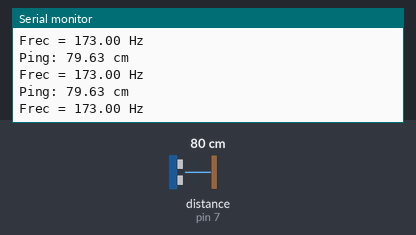
The sketch below on a simulated Arduino Uno, built with avr-gcc and run on an emulated ATmega328P. On the bench: the last lines printed to the serial monitor. The test bench sets the inputs (shaded band); at power-on: distance to the obstacle (sensor on pin 7) 80 cm. The echo pulse lasts 58.3 µs per cm.

Above: at 1.2 s.
1.3 s: distance to the obstacle (sensor on pin 7) set to 2 cm
At 1.36 s:
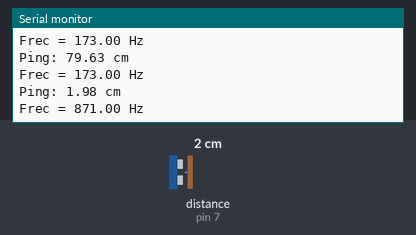
2.8 s: distance to the obstacle (sensor on pin 7) set to 4 cm
At 2.82 s:
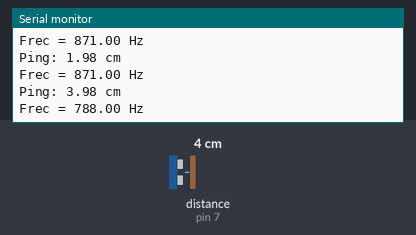
4.3 s: distance to the obstacle (sensor on pin 7) set to 120 cm
At 4.33 s:
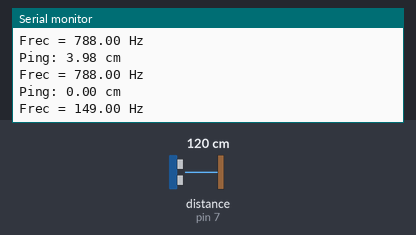
Timing chart, 0 to 7.3 s (numbered marks = the images above; inputs shaded):
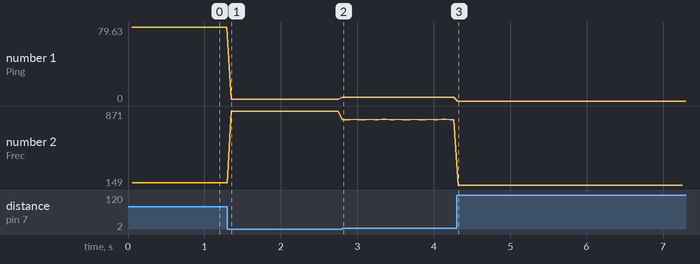

The sketch:

P1_Sensor_digital_1y2.ino
```cpp
#include <NewPing.h> // Libreria para la comunicación con el sensor de ultrasonido

#define TRIGGER_PIN  6    // Pin de arduino conectado al pin trigger del sensor de ultrasonido.
#define ECHO_PIN     7    // Pin de arduino conectado al pin echo del sensor de ultrasonido.
#define MAX_DISTANCE 100  // Distancia máxima que queremos medir (en cm). El sensor tiene un límite de 400-500cm.

NewPing sonar(TRIGGER_PIN, ECHO_PIN, MAX_DISTANCE); // Se inicializa el sensor con los parametros definidos.

// Variables para medir el tiempo
unsigned long startTime = 0;
unsigned long endTime = 0;

// Frecuencia de medición
float frec = 0;

void setup() {
  Serial.begin(115200);
}

void loop() {
  // Cada onda de sonido emitida tarda unos 30 ms en desvanecerse, si no esperamos lo suficiente entre pings
  // podemos enviar un ping y leer la vuelta de un ping anterior lo que resulta en una distancia medida mucho
  // menor a la real.
  delay(50);

  Serial.print("Ping: ");

  // Mido el tiempo que tardo en medir. Para distancias mayores tardo mas ya que debo esperar el ida y vuelta
  // de la onda de sonido.
  startTime = micros();
  // El sonido tarda 29.287 us en viajar un centimetro, si medimos algo a 1 cm de distancia el sonido tarda
  // 2*29.287 us en ir y volver al sensor.
  Serial.print(sonar.ping()/(2*29.287));
  endTime = micros();

  Serial.println(" cm");

  // Se ve como la frecuencia de medición varía entre 200 y 400 Hz segun la distancia de medición
  frec = 1000000/(endTime-startTime);

  Serial.print("Frec = ");
  Serial.print(frec);
  Serial.println(" Hz");
}
```

Measured:
- after the input at 1.3 s, the serial monitor: prints a new line after 0.05 s (image 1)
- after the input at 2.8 s, the serial monitor: prints a new line at once (image 2)
- after the input at 4.3 s, the serial monitor: prints a new line at once (image 3)
- plotted number 1: 79.63 → 1.98 after the input at 1.3 s, 1.98 → 3.98 after the input at 2.8 s, 3.98 → 0 after the input at 4.3 s
- plotted number 2: 173 → 871 after the input at 1.3 s, 871 → 788 after the input at 2.8 s, 788 → 149 after the input at 4.3 s
